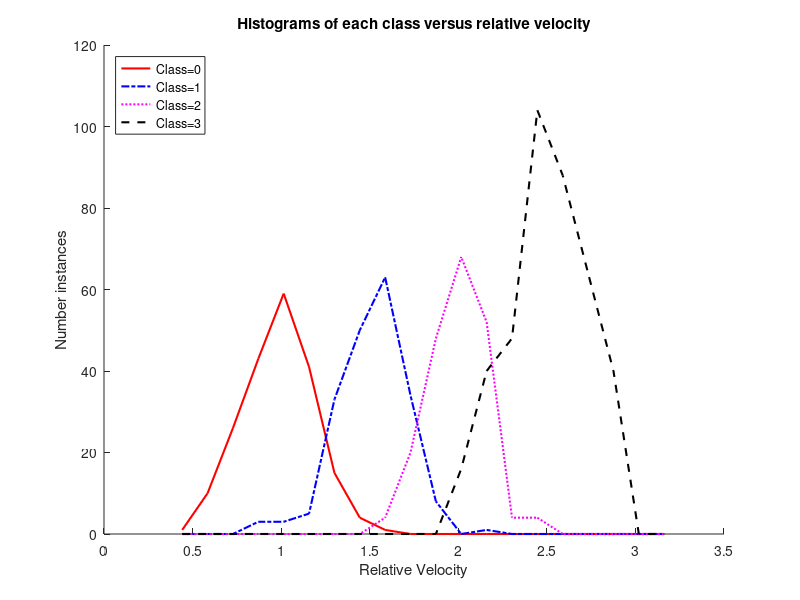
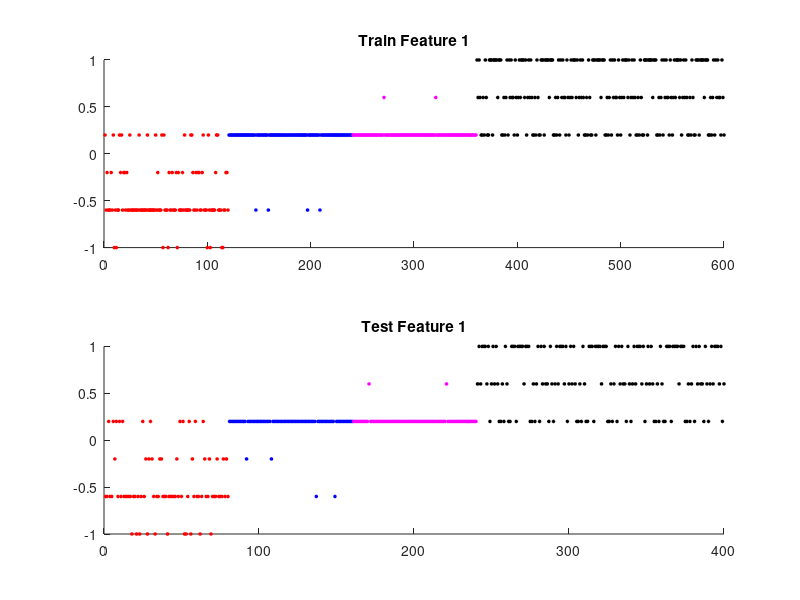
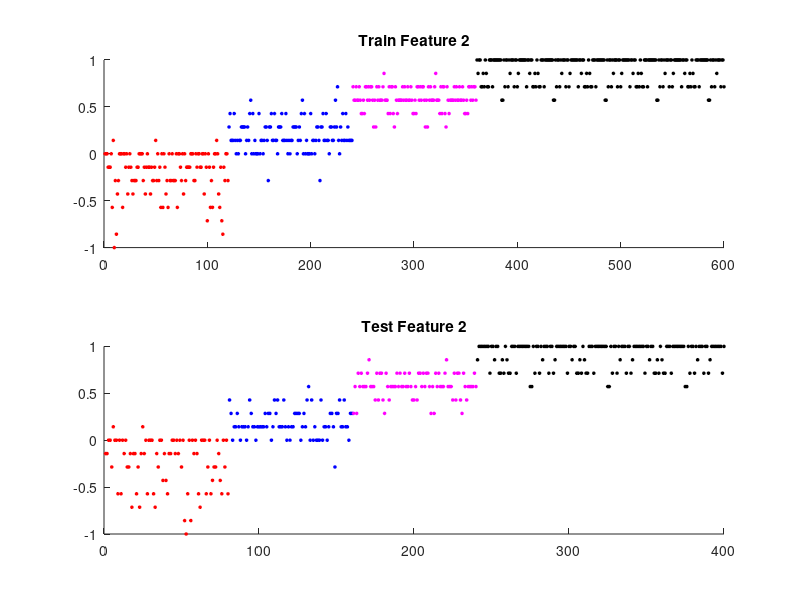
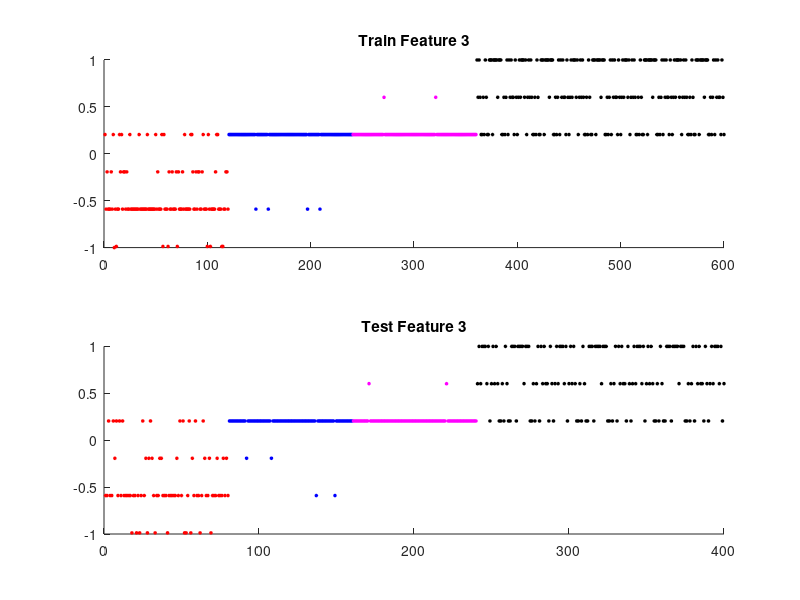

Write MATLAB code to recreate these figures, in order. (Note: this script raises an error after producing the figures.)
%__________________________________________________________________________
%
% Description: 
%
%    Digital Signal Processing - Mini Project 2 STFT/SVM analysis.
%
%    Runs experiment 3a.
%
%    Instructions - some code missing. Search for "XXX" and edit code.
%
%    **********************************
%    * This code requires libSVM 3.23 *
%    **********************************
%
% Inputs: Reads the file "DSP_MP2_microDoppler_Data.mat" which must
%         be in the same directory as this code.
%
% Outputs: Graphs, outputs to screen.
%
% Change History:
%
% 30 September 2020 - Original
%
% Authors:
% John Ball
%__________________________________________________________________________
%

clc
clear variables
close all

%
% Flags
% Set normalize_data to 1 to normalize data before giving to SVM
%
normalize_data = 1;      

%
% LibSVM training string
%
libsvm_train_str = '-s 0 -t 0 -c 10 -e 0.00001 -q';

%
% Load the datafile in
%
% X - matrix of features, one per data instance
% Y - vector of class labels
% RV - vector of relative velocities
%
load('DSP_MP2_microDoppler_Data.mat');

%
% Print statistics
%
Ninstances = length(Y);
the_classes = unique(Y);
Nclasses = length(the_classes);
Nfeatures = size(X,1);

fprintf('Number of instances: %d.\n', Ninstances);
fprintf('Number of features per instance: %d.\n', Nfeatures);
fprintf('Number of classes: %d.\n', Nclasses);
for y = the_classes
   fprintf('  Class %2d: instances %d.\n', y, sum(Y == y));
end

%
% Plot instances for each class
%
RV_min = min(RV) * 0.9;
RV_max = max(RV) * 1.1;
num_bins = 20;
RV_bins = linspace(RV_min, RV_max, num_bins);
 
colorcode = {'r', 'b-.', 'm:', 'k--'};

figure;
hold on;
yindx = 1;
for y = the_classes
   indx = find(Y == y);
   rv_class_y = RV(indx);
   hist_class_y = hist(rv_class_y, RV_bins);
   h = plot(RV_bins, hist_class_y, colorcode{yindx});
   set(h, 'LineWidth', 1.5);
   legendstr{yindx} = sprintf('Class=%d', y);
   yindx = yindx + 1;
end
xlabel('Relative Velocity');
ylabel('Number instances');
legend(legendstr, 'location', 'NorthWest');
title('Histograms of each class versus relative velocity');
drawnow;

%
% Split data into training and testing
%
percent_train = 60;

fprintf('\nSplitting into training and test, with %.2f %% training.\n', percent_train);

Xtrain = [];
Xtest = [];
Ytrain = [];
Ytest = [];
RVtrain = [];
RVtest = [];

for y = the_classes
   
   indx = find(Y == y);
   
   % Generate random indices and split into training and testing
   rand_y = randperm(length(indx));
   
   last_train_indx = floor(length(rand_y)*percent_train/100); 
   train_indx = 1 : last_train_indx;
   test_indx = (last_train_indx+1) : length(rand_y);
   
   Xtrain = [Xtrain, X(:, indx(train_indx))];
   Ytrain = [Ytrain, Y(indx(train_indx))];
   RVtrain = [RVtrain, RV(indx(train_indx))];

   Xtest = [Xtest, X(:, indx(test_indx))];
   Ytest = [Ytest, Y(indx(test_indx))];
   RVtest = [RVtest, RV(indx(test_indx))];
   
end

%
% Transpose everything to input to libSVM
%
Xtrain = Xtrain';
Ytrain = Ytrain';
RVtrain = RVtrain';

Xtest = Xtest';
Ytest = Ytest';
RVtest = RVtest';

%
% Normalize features to [-1,1]
%
if normalize_data == 1
   %
   % Normalize each feature to [-1, 1]
   %
   for k = 1 : Nfeatures
      temp = Xtrain(:,k);
      maxtemp = max(temp);
      mintemp = min(temp);
      Xtrain(:,k) = 2 * ((temp - mintemp) / (maxtemp - mintemp)) - 1;

      temp = Xtest(:,k);
      Xtest(:,k) = 2 * ((temp - mintemp) / (maxtemp - mintemp)) - 1;
   end
end

%
% Plot features
%
fcolorstr = {'ro', 'bo', 'mo', 'ko', 'rx', 'bx'};
fcolorstr2 = {'r', 'b', 'm', 'k', 'r', 'b'};

for n = 1:Nfeatures
   
   Xtrain_feature = Xtrain(:,n);
   figure;
   subplot(2,1,1);
   hold on;
   nindx = 1;
   for y = the_classes
      indx = find(Ytrain == y);
      h = plot(indx, Xtrain_feature(indx), fcolorstr{nindx});
      set(h,'MarkerFaceColor',fcolorstr2{nindx});
      set(h,'MarkerSize',2.0);
      nindx = nindx+1;
   end
   title(sprintf('Train Feature %d', n));
   
   Xtest_feature = Xtest(:,n);
   subplot (2,1,2);
   hold on;
   nindx = 1;
   for y = the_classes
      indx = find(Ytest == y);
      h = plot(indx, Xtest_feature(indx), fcolorstr{nindx});
      set(h,'MarkerFaceColor',fcolorstr2{nindx});
      set(h,'MarkerSize',2.0);
      nindx = nindx+1;
   end
   title(sprintf('Test Feature %d', n));
   
end

%
% Run the SVM feature by feature
%
fprintf('\n');
train_n_oa = zeros(1, Nfeatures);         % Store overall accuracy
test_n_oa = zeros(1, Nfeatures);          % Store overall accuracy

for n = 1:Nfeatures
   
   fprintf('\nRunning SVM for feature %d.\n', n);
   
   Xtrain_feature = Xtrain(:,n);
   Xtest_feature = Xtest(:,n);
   
   % Train
   svm_model = svmtrain(Ytrain, sparse(Xtrain_feature), libsvm_train_str);

   %
   % Get results on training and testing set, and plot the discriminant function
   %
   train_pred = svmpredict(Ytrain, sparse(Xtrain_feature), svm_model, '-q');
   fprintf("\nTraining confusion matrix and stats (only feature %d):\n", n);
   [~, train_oa, ~, ~, ~, ~] = confusion_matrix(train_pred, Ytrain, 1, 1);
   
   test_pred = svmpredict(Ytest, sparse(Xtest_feature), svm_model, '-q');
   fprintf("\nTesting confusion matrix and stats (only feature %d:\n", n);
   [~, test_oa, ~, ~, ~, ~] = confusion_matrix(test_pred, Ytest, 1, 1);

   % Save results
   train_n_oa(n) = train_oa;
   test_n_oa(n) = test_oa;
   tick_labels{n} = sprintf('%d', n);   
end

%
% Run SVM on all features
%
fprintf('\nRunning SVM for all features.\n');

% Train
svm_model = svmtrain(Ytrain, sparse(Xtrain), libsvm_train_str);

%
% Get results on training and testing set, and plot the discriminant function
%
train_pred = svmpredict(Ytrain, sparse(Xtrain), svm_model, '-q');
fprintf("\nTraining confusion matrix and stats (all features):\n");
[train_cm, train_oa, train_tp, train_fp, train_tn, train_fn] = confusion_matrix(train_pred, Ytrain, 1, 1);

test_pred = svmpredict(Ytest, sparse(Xtest), svm_model, '-q');
fprintf("\nTesting confusion matrix and stats (all features):\n");
[test_cm, test_oa, test_tp, test_fp, test_tn, test_fn] = confusion_matrix(test_pred, Ytest, 1, 1);

train_n_oa(end+1) = train_oa;
test_n_oa(end+1) = test_oa;
tick_labels{end+1} = 'All';

%
% Plot results
%
figure;
bar(1:(Nfeatures+1), [train_n_oa' * 100, test_n_oa' * 100]);
ax = axis;
axis([ax(1:2), 0 105.0]);
xlabel('Feature number');
ylabel('Accuracy (percent)');
h = gca;
set(h,'XTickLabel', tick_labels);
grid on;
legend('Train','Test','location','EastOutside');
title('SVM Results');
drawnow;

% Create LFM pulse
N = 512;
B = 50.0;
tau = 1.5;
t = linspace(-tau/2, tau/2, N); % Time vector
tprime = t - 1.0;
pulse = (tprime >= (-tau/2)) & (tprime <= (tau/2));
x = exp(-1i*2*pi*(B/tau)*(tprime.^2)) .* pulse;
noise_variance = 0.01;
noise = randn(size(x))*sqrt(noise_variance/2) + 1i*randn(size(x))*sqrt(noise_variance/2);
x = x + noise;
% Plot data
figure
plot(t,abs(x));
xlabel('t (sec)');
ylabel('x(t)');
title('Data signal (time domain)');
grid on; % Optional: Add grid for better visibility